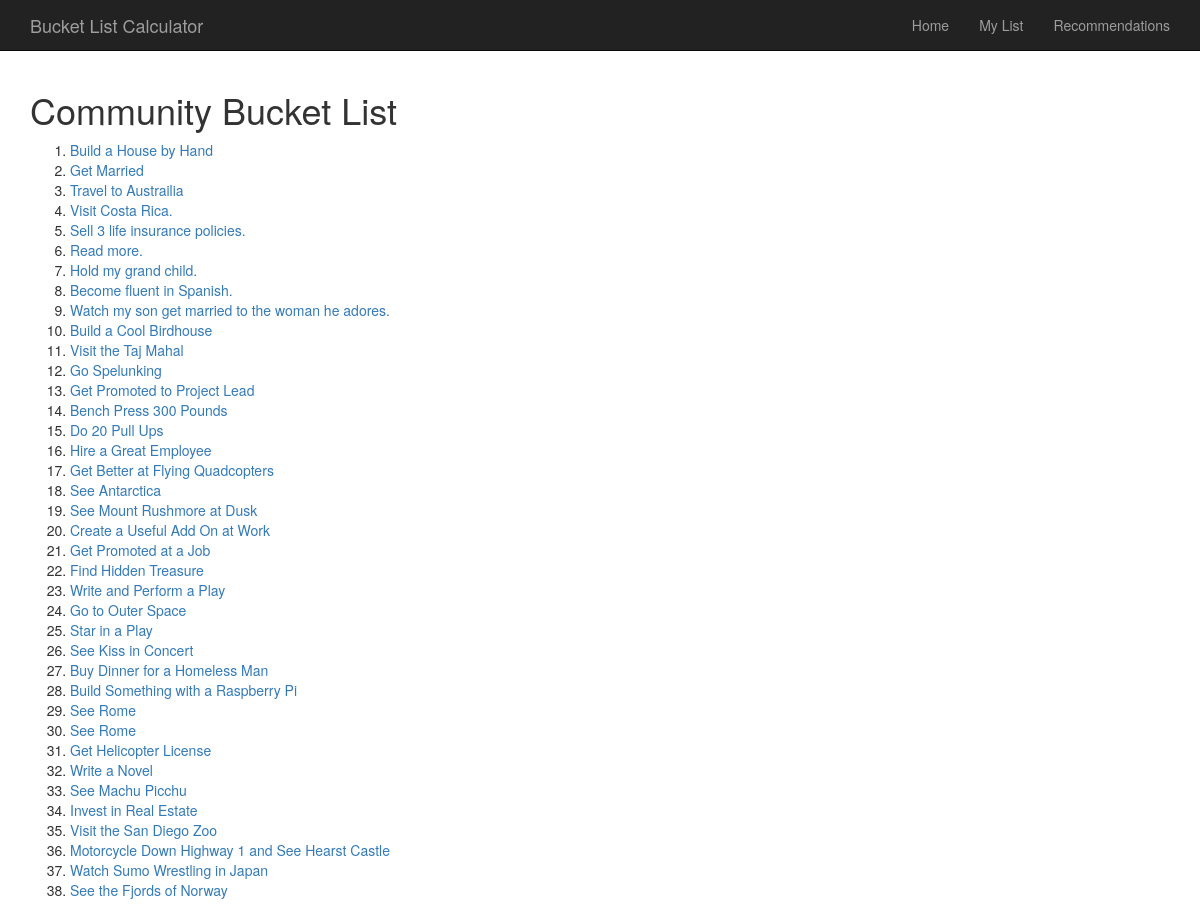
The page /bucketlist/ (upper part) on the database as committed earlier.
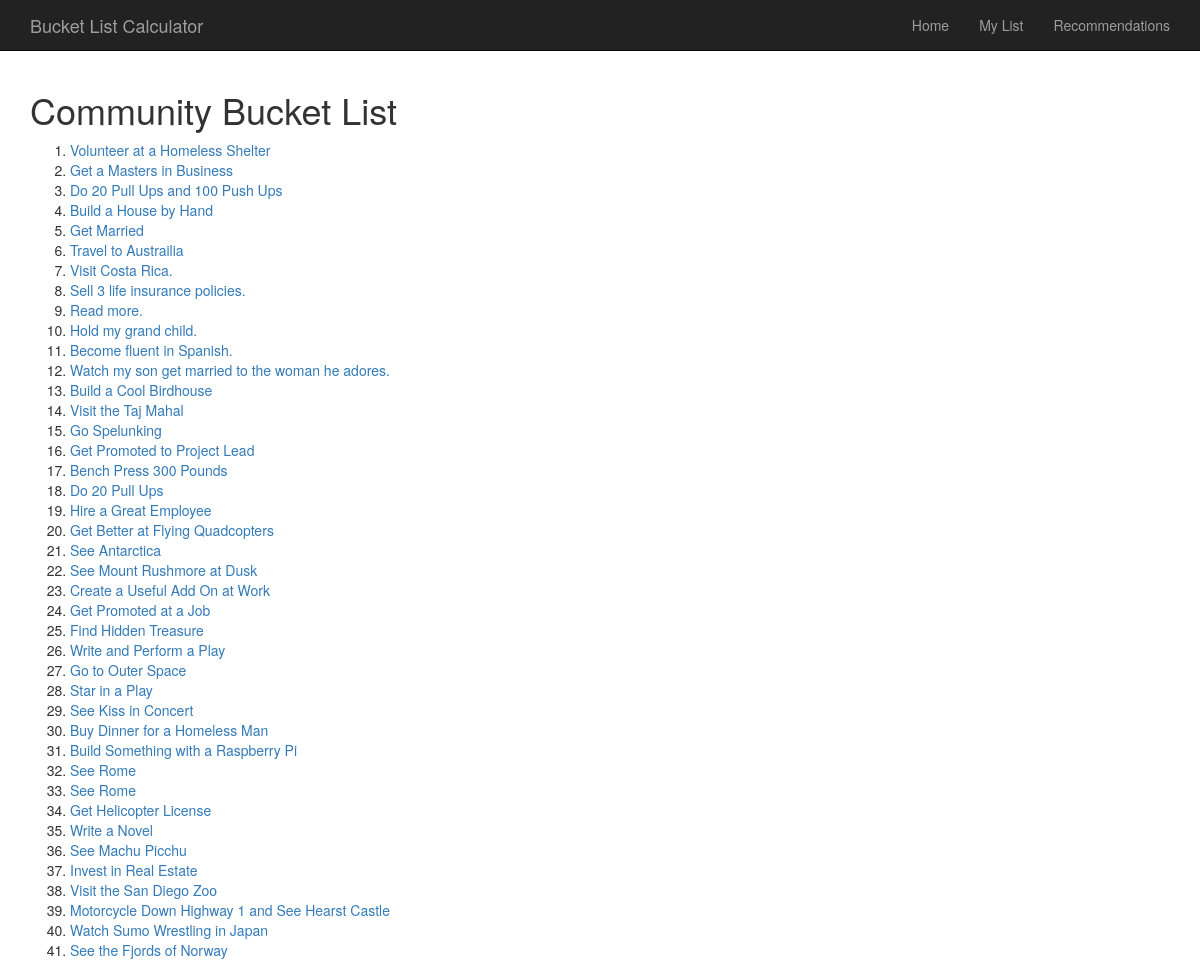
The same page on the database as committed later.
### BucketList/models.py (models this page shows, shortened)
class BucketListItem(models.Model):
    text = models.CharField(max_length = 200)
    pub_by = models.ForeignKey(User,editable = False)
    pub_date = models.DateTimeField(editable=False)
    goal_type = models.CharField(choices = CHOICES, max_length = 200)
    cost = models.IntegerField(max_length = 20)
    time = models.IntegerField(max_length = 20)
    hours = models.IntegerField(max_length = 20)
    crossed_off = models.BooleanField(editable = False, default = False)
    how_many_items = models.IntegerField(editable = False, default = 1)
    def recently_added(self):
        return self.pub_date >= timezone.now() - datetime.timedelta(days = 1)
    recently_added.boolean = True

### BucketList/views.py (the view)
# urls.py: url(r'^item/(?P<id>\w+)/', views.index_items, name = 'index items'),
def index(request):
    all_list_items = BucketListItem.objects.filter(crossed_off = False).order_by('-pub_date')
    recently_crossed_off = BucketListItem.objects.filter(crossed_off = True).order_by('-pub_date')
    all_users = User.objects.all()
    all = BucketListItem.objects.all()
    context = {'all_list_items': all_list_items,
                      'recently_crossed_off': recently_crossed_off,
    }
    return render(request, 'BucketList/index.html', context)

### BucketList/templates/BucketList/index.html (shortened to what this page needs)
{% extends 'base.html' %}
{% block content %}
<h1>Community Bucket List</h1>
    <ol>
    {% for item in all_list_items %}
            <li><a href="/bucketlist/item/{{item.id}}/">{{ item.text }}</a></li>
    {% endfor %}
    </ol>
    <br/>
{% endblock content%}

Rows that differ between the two databases and show on the page:
added BucketListItem: text "Volunteer at a Homeless Shelter"
added BucketListItem: text "Get a Masters in Business"
added BucketListItem: text "Do 20 Pull Ups and 100 Push Ups"
